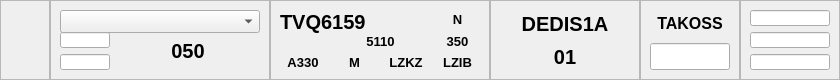
<?xml version="1.0" encoding="UTF-8"?>
<ui version="4.0">
 <class>StripOutbound</class>
 <widget class="QDialog" name="StripOutbound">
  <property name="geometry">
   <rect>
    <x>0</x>
    <y>0</y>
    <width>840</width>
    <height>80</height>
   </rect>
  </property>
  <property name="sizePolicy">
   <sizepolicy hsizetype="Fixed" vsizetype="Fixed">
    <horstretch>0</horstretch>
    <verstretch>0</verstretch>
   </sizepolicy>
  </property>
  <property name="windowTitle">
   <string>Dialog</string>
  </property>
  <widget class="QFrame" name="frame">
   <property name="geometry">
    <rect>
     <x>0</x>
     <y>0</y>
     <width>50</width>
     <height>80</height>
    </rect>
   </property>
   <property name="sizePolicy">
    <sizepolicy hsizetype="Fixed" vsizetype="Fixed">
     <horstretch>0</horstretch>
     <verstretch>0</verstretch>
    </sizepolicy>
   </property>
   <property name="frameShape">
    <enum>QFrame::StyledPanel</enum>
   </property>
   <property name="frameShadow">
    <enum>QFrame::Raised</enum>
   </property>
  </widget>
  <widget class="QFrame" name="frame_2">
   <property name="geometry">
    <rect>
     <x>50</x>
     <y>0</y>
     <width>220</width>
     <height>80</height>
    </rect>
   </property>
   <property name="sizePolicy">
    <sizepolicy hsizetype="Fixed" vsizetype="Fixed">
     <horstretch>0</horstretch>
     <verstretch>0</verstretch>
    </sizepolicy>
   </property>
   <property name="frameShape">
    <enum>QFrame::StyledPanel</enum>
   </property>
   <property name="frameShadow">
    <enum>QFrame::Raised</enum>
   </property>
   <layout class="QGridLayout" name="gridLayout">
    <item row="1" column="0">
     <widget class="QLineEdit" name="time_lineEdit">
      <property name="sizePolicy">
       <sizepolicy hsizetype="Minimum" vsizetype="Fixed">
        <horstretch>0</horstretch>
        <verstretch>0</verstretch>
       </sizepolicy>
      </property>
      <property name="maximumSize">
       <size>
        <width>50</width>
        <height>16777215</height>
       </size>
      </property>
      <property name="font">
       <font>
        <pointsize>10</pointsize>
        <weight>75</weight>
        <bold>true</bold>
       </font>
      </property>
      <property name="alignment">
       <set>Qt::AlignCenter</set>
      </property>
     </widget>
    </item>
    <item row="1" column="1" rowspan="2">
     <widget class="QLabel" name="flightLevel_actual_label">
      <property name="font">
       <font>
        <pointsize>15</pointsize>
        <weight>75</weight>
        <bold>true</bold>
       </font>
      </property>
      <property name="text">
       <string>050</string>
      </property>
      <property name="alignment">
       <set>Qt::AlignCenter</set>
      </property>
     </widget>
    </item>
    <item row="2" column="0">
     <widget class="QLineEdit" name="flightLevel_lineEdit">
      <property name="sizePolicy">
       <sizepolicy hsizetype="Minimum" vsizetype="Fixed">
        <horstretch>0</horstretch>
        <verstretch>0</verstretch>
       </sizepolicy>
      </property>
      <property name="maximumSize">
       <size>
        <width>50</width>
        <height>16777215</height>
       </size>
      </property>
      <property name="font">
       <font>
        <pointsize>10</pointsize>
        <weight>75</weight>
        <bold>true</bold>
       </font>
      </property>
      <property name="alignment">
       <set>Qt::AlignCenter</set>
      </property>
     </widget>
    </item>
    <item row="0" column="0" colspan="2">
     <widget class="QComboBox" name="point_comboBox">
      <property name="minimumSize">
       <size>
        <width>115</width>
        <height>23</height>
       </size>
      </property>
      <property name="font">
       <font>
        <pointsize>15</pointsize>
        <weight>75</weight>
        <bold>true</bold>
       </font>
      </property>
     </widget>
    </item>
   </layout>
  </widget>
  <widget class="QFrame" name="frame_5">
   <property name="geometry">
    <rect>
     <x>640</x>
     <y>0</y>
     <width>100</width>
     <height>80</height>
    </rect>
   </property>
   <property name="sizePolicy">
    <sizepolicy hsizetype="Fixed" vsizetype="Fixed">
     <horstretch>0</horstretch>
     <verstretch>0</verstretch>
    </sizepolicy>
   </property>
   <property name="frameShape">
    <enum>QFrame::StyledPanel</enum>
   </property>
   <property name="frameShadow">
    <enum>QFrame::Raised</enum>
   </property>
   <layout class="QGridLayout" name="gridLayout_4">
    <item row="0" column="0">
     <widget class="QLabel" name="outboundPoint_label">
      <property name="font">
       <font>
        <pointsize>12</pointsize>
        <weight>75</weight>
        <bold>true</bold>
       </font>
      </property>
      <property name="text">
       <string>TAKOSS</string>
      </property>
      <property name="alignment">
       <set>Qt::AlignCenter</set>
      </property>
     </widget>
    </item>
    <item row="1" column="0">
     <widget class="QLineEdit" name="ETD_lineEdit">
      <property name="font">
       <font>
        <pointsize>12</pointsize>
        <weight>75</weight>
        <bold>true</bold>
       </font>
      </property>
      <property name="layoutDirection">
       <enum>Qt::LeftToRight</enum>
      </property>
      <property name="alignment">
       <set>Qt::AlignCenter</set>
      </property>
     </widget>
    </item>
   </layout>
  </widget>
  <widget class="QFrame" name="frame_4">
   <property name="geometry">
    <rect>
     <x>490</x>
     <y>0</y>
     <width>150</width>
     <height>80</height>
    </rect>
   </property>
   <property name="sizePolicy">
    <sizepolicy hsizetype="Fixed" vsizetype="Fixed">
     <horstretch>0</horstretch>
     <verstretch>0</verstretch>
    </sizepolicy>
   </property>
   <property name="frameShape">
    <enum>QFrame::StyledPanel</enum>
   </property>
   <property name="frameShadow">
    <enum>QFrame::Raised</enum>
   </property>
   <layout class="QGridLayout" name="gridLayout_3">
    <item row="0" column="0">
     <widget class="QLabel" name="track_label">
      <property name="font">
       <font>
        <pointsize>15</pointsize>
        <weight>75</weight>
        <bold>true</bold>
       </font>
      </property>
      <property name="text">
       <string>DEDIS1A</string>
      </property>
      <property name="alignment">
       <set>Qt::AlignCenter</set>
      </property>
     </widget>
    </item>
    <item row="1" column="0">
     <widget class="QLabel" name="rwy_label">
      <property name="font">
       <font>
        <pointsize>15</pointsize>
        <weight>75</weight>
        <bold>true</bold>
       </font>
      </property>
      <property name="text">
       <string>01</string>
      </property>
      <property name="alignment">
       <set>Qt::AlignCenter</set>
      </property>
     </widget>
    </item>
   </layout>
  </widget>
  <widget class="QFrame" name="frame_3">
   <property name="geometry">
    <rect>
     <x>270</x>
     <y>0</y>
     <width>220</width>
     <height>80</height>
    </rect>
   </property>
   <property name="sizePolicy">
    <sizepolicy hsizetype="Fixed" vsizetype="Fixed">
     <horstretch>0</horstretch>
     <verstretch>0</verstretch>
    </sizepolicy>
   </property>
   <property name="frameShape">
    <enum>QFrame::StyledPanel</enum>
   </property>
   <property name="frameShadow">
    <enum>QFrame::Raised</enum>
   </property>
   <layout class="QGridLayout" name="gridLayout_2">
    <item row="0" column="0" colspan="3">
     <widget class="QLabel" name="CallSign_label">
      <property name="minimumSize">
       <size>
        <width>0</width>
        <height>23</height>
       </size>
      </property>
      <property name="font">
       <font>
        <pointsize>15</pointsize>
        <weight>75</weight>
        <bold>true</bold>
       </font>
      </property>
      <property name="text">
       <string>TVQ6159</string>
      </property>
     </widget>
    </item>
    <item row="0" column="3">
     <widget class="QLabel" name="equipment_label">
      <property name="font">
       <font>
        <pointsize>10</pointsize>
        <weight>75</weight>
        <bold>true</bold>
       </font>
      </property>
      <property name="text">
       <string>N</string>
      </property>
      <property name="alignment">
       <set>Qt::AlignCenter</set>
      </property>
     </widget>
    </item>
    <item row="1" column="1" colspan="2">
     <widget class="QLabel" name="squawk_label">
      <property name="font">
       <font>
        <pointsize>10</pointsize>
        <weight>75</weight>
        <bold>true</bold>
       </font>
      </property>
      <property name="text">
       <string>5110</string>
      </property>
      <property name="alignment">
       <set>Qt::AlignCenter</set>
      </property>
     </widget>
    </item>
    <item row="1" column="3">
     <widget class="QLabel" name="cruiseLevel_label">
      <property name="font">
       <font>
        <pointsize>10</pointsize>
        <weight>75</weight>
        <bold>true</bold>
       </font>
      </property>
      <property name="text">
       <string>350</string>
      </property>
      <property name="alignment">
       <set>Qt::AlignCenter</set>
      </property>
     </widget>
    </item>
    <item row="2" column="0">
     <widget class="QLabel" name="aircraftType_label">
      <property name="font">
       <font>
        <pointsize>10</pointsize>
        <weight>75</weight>
        <bold>true</bold>
       </font>
      </property>
      <property name="text">
       <string>A330</string>
      </property>
      <property name="alignment">
       <set>Qt::AlignCenter</set>
      </property>
     </widget>
    </item>
    <item row="2" column="1">
     <widget class="QLabel" name="category_label">
      <property name="font">
       <font>
        <pointsize>10</pointsize>
        <weight>75</weight>
        <bold>true</bold>
       </font>
      </property>
      <property name="text">
       <string>M</string>
      </property>
      <property name="alignment">
       <set>Qt::AlignCenter</set>
      </property>
     </widget>
    </item>
    <item row="2" column="2">
     <widget class="QLabel" name="depAirport_label">
      <property name="font">
       <font>
        <pointsize>10</pointsize>
        <weight>75</weight>
        <bold>true</bold>
       </font>
      </property>
      <property name="text">
       <string>LZKZ</string>
      </property>
      <property name="alignment">
       <set>Qt::AlignCenter</set>
      </property>
     </widget>
    </item>
    <item row="2" column="3">
     <widget class="QLabel" name="destAirport_label">
      <property name="font">
       <font>
        <pointsize>10</pointsize>
        <weight>75</weight>
        <bold>true</bold>
       </font>
      </property>
      <property name="text">
       <string>LZIB</string>
      </property>
      <property name="alignment">
       <set>Qt::AlignCenter</set>
      </property>
     </widget>
    </item>
   </layout>
  </widget>
  <widget class="QFrame" name="frame_6">
   <property name="geometry">
    <rect>
     <x>740</x>
     <y>0</y>
     <width>100</width>
     <height>80</height>
    </rect>
   </property>
   <property name="sizePolicy">
    <sizepolicy hsizetype="Fixed" vsizetype="Fixed">
     <horstretch>0</horstretch>
     <verstretch>0</verstretch>
    </sizepolicy>
   </property>
   <property name="frameShape">
    <enum>QFrame::StyledPanel</enum>
   </property>
   <property name="frameShadow">
    <enum>QFrame::Raised</enum>
   </property>
   <layout class="QGridLayout" name="gridLayout_5">
    <item row="0" column="0">
     <widget class="QLineEdit" name="comment1_lineEdit">
      <property name="font">
       <font>
        <pointsize>10</pointsize>
        <weight>75</weight>
        <bold>true</bold>
       </font>
      </property>
     </widget>
    </item>
    <item row="1" column="0">
     <widget class="QLineEdit" name="comment2_lineEdit">
      <property name="font">
       <font>
        <pointsize>10</pointsize>
        <weight>75</weight>
        <bold>true</bold>
       </font>
      </property>
     </widget>
    </item>
    <item row="2" column="0">
     <widget class="QLineEdit" name="comment3_lineEdit">
      <property name="font">
       <font>
        <pointsize>10</pointsize>
        <weight>75</weight>
        <bold>true</bold>
       </font>
      </property>
     </widget>
    </item>
   </layout>
  </widget>
 </widget>
 <resources/>
 <connections/>
</ui>
